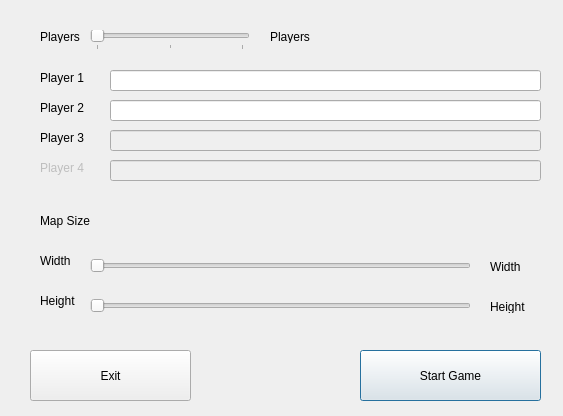
<?xml version="1.0" encoding="UTF-8"?>
<ui version="4.0">
 <class>DialogGameStart</class>
 <widget class="QDialog" name="DialogGameStart">
  <property name="geometry">
   <rect>
    <x>0</x>
    <y>0</y>
    <width>563</width>
    <height>416</height>
   </rect>
  </property>
  <property name="windowTitle">
   <string>Dialog</string>
  </property>
  <widget class="QSlider" name="mapWidthSlider">
   <property name="geometry">
    <rect>
     <x>90</x>
     <y>255</y>
     <width>381</width>
     <height>21</height>
    </rect>
   </property>
   <property name="orientation">
    <enum>Qt::Horizontal</enum>
   </property>
  </widget>
  <widget class="QLabel" name="player4NameLabel">
   <property name="enabled">
    <bool>false</bool>
   </property>
   <property name="geometry">
    <rect>
     <x>40</x>
     <y>160</y>
     <width>51</width>
     <height>16</height>
    </rect>
   </property>
   <property name="text">
    <string>Player 4</string>
   </property>
  </widget>
  <widget class="QLabel" name="player3NameLabel">
   <property name="geometry">
    <rect>
     <x>40</x>
     <y>130</y>
     <width>51</width>
     <height>16</height>
    </rect>
   </property>
   <property name="text">
    <string>Player 3</string>
   </property>
  </widget>
  <widget class="QLabel" name="label_6">
   <property name="geometry">
    <rect>
     <x>40</x>
     <y>100</y>
     <width>61</width>
     <height>16</height>
    </rect>
   </property>
   <property name="text">
    <string>Player 2</string>
   </property>
  </widget>
  <widget class="QLineEdit" name="player3nameEdit">
   <property name="enabled">
    <bool>false</bool>
   </property>
   <property name="geometry">
    <rect>
     <x>110</x>
     <y>130</y>
     <width>431</width>
     <height>21</height>
    </rect>
   </property>
   <property name="maxLength">
    <number>16</number>
   </property>
  </widget>
  <widget class="QLabel" name="label_5">
   <property name="geometry">
    <rect>
     <x>40</x>
     <y>70</y>
     <width>51</width>
     <height>16</height>
    </rect>
   </property>
   <property name="text">
    <string>Player 1</string>
   </property>
  </widget>
  <widget class="QLabel" name="label_2">
   <property name="geometry">
    <rect>
     <x>40</x>
     <y>210</y>
     <width>261</width>
     <height>21</height>
    </rect>
   </property>
   <property name="text">
    <string>Map Size</string>
   </property>
  </widget>
  <widget class="QSlider" name="playerCountSlider">
   <property name="geometry">
    <rect>
     <x>90</x>
     <y>30</y>
     <width>160</width>
     <height>20</height>
    </rect>
   </property>
   <property name="minimum">
    <number>2</number>
   </property>
   <property name="maximum">
    <number>4</number>
   </property>
   <property name="orientation">
    <enum>Qt::Horizontal</enum>
   </property>
   <property name="tickPosition">
    <enum>QSlider::TicksBelow</enum>
   </property>
   <property name="tickInterval">
    <number>1</number>
   </property>
  </widget>
  <widget class="QLabel" name="label_4">
   <property name="geometry">
    <rect>
     <x>40</x>
     <y>290</y>
     <width>47</width>
     <height>21</height>
    </rect>
   </property>
   <property name="text">
    <string>Height</string>
   </property>
  </widget>
  <widget class="QLabel" name="label_3">
   <property name="geometry">
    <rect>
     <x>40</x>
     <y>250</y>
     <width>47</width>
     <height>21</height>
    </rect>
   </property>
   <property name="text">
    <string>Width</string>
   </property>
  </widget>
  <widget class="QLabel" name="label">
   <property name="geometry">
    <rect>
     <x>40</x>
     <y>30</y>
     <width>47</width>
     <height>13</height>
    </rect>
   </property>
   <property name="text">
    <string>Players</string>
   </property>
  </widget>
  <widget class="QSlider" name="mapHeightSlider">
   <property name="geometry">
    <rect>
     <x>90</x>
     <y>295</y>
     <width>381</width>
     <height>21</height>
    </rect>
   </property>
   <property name="orientation">
    <enum>Qt::Horizontal</enum>
   </property>
  </widget>
  <widget class="QLineEdit" name="player4nameEdit">
   <property name="enabled">
    <bool>false</bool>
   </property>
   <property name="geometry">
    <rect>
     <x>110</x>
     <y>160</y>
     <width>431</width>
     <height>21</height>
    </rect>
   </property>
   <property name="maxLength">
    <number>16</number>
   </property>
  </widget>
  <widget class="QLineEdit" name="player2nameEdit">
   <property name="geometry">
    <rect>
     <x>110</x>
     <y>100</y>
     <width>431</width>
     <height>21</height>
    </rect>
   </property>
   <property name="maxLength">
    <number>16</number>
   </property>
  </widget>
  <widget class="QLineEdit" name="player1nameEdit">
   <property name="geometry">
    <rect>
     <x>110</x>
     <y>70</y>
     <width>431</width>
     <height>21</height>
    </rect>
   </property>
   <property name="maxLength">
    <number>16</number>
   </property>
  </widget>
  <widget class="QPushButton" name="startGameBtn">
   <property name="geometry">
    <rect>
     <x>360</x>
     <y>350</y>
     <width>181</width>
     <height>51</height>
    </rect>
   </property>
   <property name="text">
    <string>Start Game</string>
   </property>
  </widget>
  <widget class="QPushButton" name="exitGameBtn">
   <property name="geometry">
    <rect>
     <x>30</x>
     <y>350</y>
     <width>161</width>
     <height>51</height>
    </rect>
   </property>
   <property name="text">
    <string>Exit</string>
   </property>
   <property name="autoRepeat">
    <bool>false</bool>
   </property>
  </widget>
  <widget class="QLabel" name="playerCountLabel">
   <property name="geometry">
    <rect>
     <x>270</x>
     <y>30</y>
     <width>47</width>
     <height>13</height>
    </rect>
   </property>
   <property name="text">
    <string>Players</string>
   </property>
  </widget>
  <widget class="QLabel" name="mapWidthLabel">
   <property name="geometry">
    <rect>
     <x>490</x>
     <y>260</y>
     <width>47</width>
     <height>13</height>
    </rect>
   </property>
   <property name="text">
    <string>Width</string>
   </property>
  </widget>
  <widget class="QLabel" name="mapHeightLabel">
   <property name="geometry">
    <rect>
     <x>490</x>
     <y>300</y>
     <width>47</width>
     <height>13</height>
    </rect>
   </property>
   <property name="text">
    <string>Height</string>
   </property>
  </widget>
 </widget>
 <resources/>
 <connections/>
</ui>
